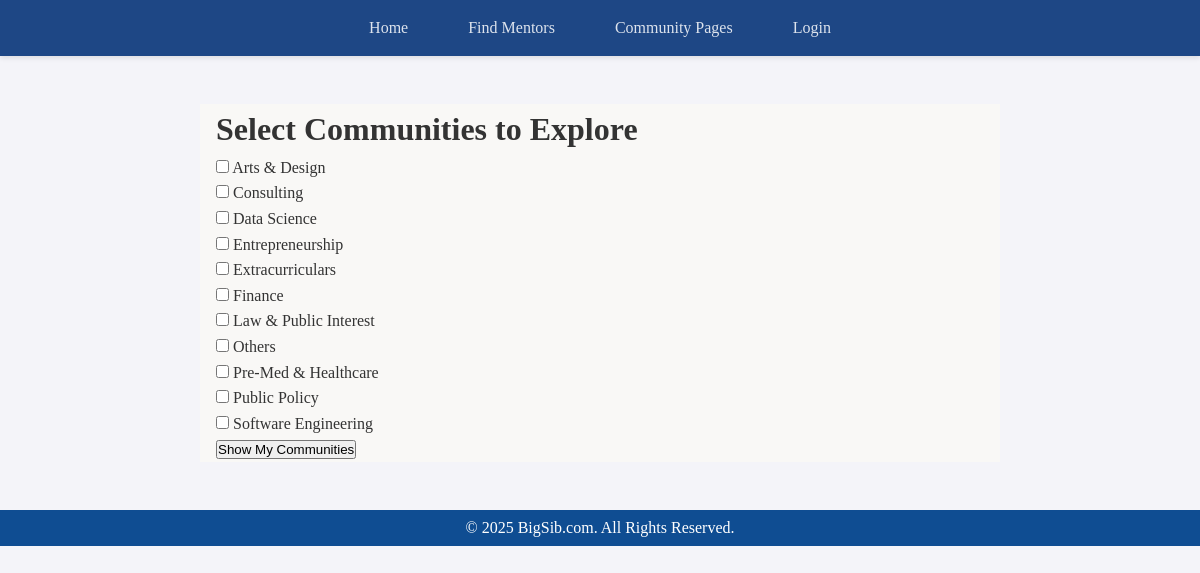
The app's page /community/communities with its own data.
### tables this page shows
CREATE TABLE Communities (
    community_id   INTEGER PRIMARY KEY AUTOINCREMENT,
    name           TEXT NOT NULL,
    description    TEXT
);

### community.py (the view, shortened to what this page needs)
@community_bp.route("/communities", methods=["GET", "POST"])
def list_communities():
    profile_id = get_user_id_by_cas_username(session.get("CAS_USERNAME"))
    now = datetime.now()
    with closing(get_db_connection()) as conn:
        cur = conn.cursor()
        cur.execute(
            "SELECT community_id, name, description "
            "FROM Communities ORDER BY name"
        )
        all_list = cur.fetchall()
    return render_template(
        "community_list.html",
        communities=all_list,
        profile_id=profile_id,
        now=now
    )

### community.py (called while the page is built, shortened)
def get_db_connection():
    conn = sqlite3.connect(DATABASE_PATH)
    conn.row_factory = sqlite3.Row
    return conn

def get_user_id_by_cas_username(cas_username):
    if not cas_username:
        return None

### homeserver.py (called while the page is built)
@app.context_processor
def inject_profile_id():
    return {'user_id': session.get('user_id')}

### templates/community_list.html (shortened to what this page needs)
<!DOCTYPE html>
<html lang="en">
<head>
  <link rel="stylesheet" href="{{ url_for('static', filename='styles.css') }}">
</head>
<body class="community_view">
  <nav class="navbar">
    <div class="navbar-container">
      <div class="navbar-links">
        <a href="{{ url_for('home') }}" {% if request.path == url_for('home') %}class="active"{% endif %}>Home</a>
        <a href="{{ url_for('mentors') }}" {% if request.path == url_for('mentors') %}class="active"{% endif %}>Find Mentors</a>
        <a href="{{ url_for('community_bp.list_communities') }}">Community Pages</a>
        {% if session.get('user_id') %}
          <a href="{{ url_for('profile_view', user_id=session.get('user_id')) }}" {% if request.path.startswith('/profile') %}class="active"{% endif %}>My Profile</a>
          <div class="dropdown">
            <span class="dropdown-toggle">Profiles</span>
            <div class="dropdown-content">
              <a href="{{ url_for('switch_profile') }}">Switch Profile</a>
              <a href="{{ url_for('new_profile') }}">Create New Profile</a>
              <a href="{{ url_for('logout') }}">Logout</a>
            </div>
          </div>
        {% else %}
          <a href="{{ url_for('login') }}">Login</a>
        {% endif %}
      </div>
    </div>
  </nav>
  <main>
    {% if selected_ids is defined %}
      <h1>Your Selected Communities</h1>
      <ul>
        {% for c in communities %}
          <li>
            <h2>{{ c.name }}</h2>
            <p>{{ c.description }}</p>
            <a class="btn" href="{{ url_for('community_bp.view_community', community_id=c.community_id) }}">
              View Posts
            </a>
          </li>
        {% endfor %}
      </ul>
      <a class="btn" href="{{ url_for('community_bp.list_communities') }}">← Back to Selection</a>
    {% else %}
      <h1>Select Communities to Explore</h1>
      <form method="post">
        {% for c in communities %}
          <div>
            <label>
              <input type="checkbox" name="community_ids" value="{{ c.community_id }}">
              {{ c.name }}
            </label>
          </div>
        {% endfor %}
        <button type="submit" class="btn">Show My Communities</button>
      </form>
    {% endif %}
  </main>
  <footer>
    © {{ now.year if now is defined else '2025' }} BigSib.com. All Rights Reserved.
  </footer>
</body>
</html>

### static/styles.css (style rules this page uses)
* { margin: 0; padding: 0; box-sizing: border-box; }
body { font-family: 'Merriweather', Georgia, serif; background-color: #fff; color: #333; line-height:1.6; }
nav { background-color: #0F4D92; display: flex; justify-content: center; padding: 10px 0; }
nav a { color: #fff; text-decoration: none; margin: 0 15px; font-size: 1.1em; transition: color 0.3s ease; }
footer { background-color: #0F4D92; color: #fff; text-align: center; padding: 5px; margin-top: 40px; }
body { font-family: 'Merriweather', Georgia, serif; background-color: #f4f4f9; color: #333; line-height: 1.6; }
.navbar { background-color: #1e4785; padding: 10px 0; box-shadow: 0 2px 5px rgba(0, 0, 0, 0.1); }
.navbar-container { display: flex; justify-content: space-between; align-items: center; max-width: 1200px; margin: 0 auto; padding: 0 20px; }
.navbar-links { display: flex; align-items: center; gap: 30px; }
.navbar-links a { color: rgba(255, 255, 255, 0.85); text-decoration: none; font-size: 16px; font-weight: 500; transition: all 0.2s; padding: 5px 0; position: relative; }
body.community_view main { max-width: 800px; margin: 3rem auto; padding: 0 1rem; font-family: Georgia, serif; background: #f9f8f6; }

### records on screen
Communities: name "Arts & Design"
Communities: name "Consulting"
Communities: name "Data Science"
Communities: name "Entrepreneurship"
Communities: name "Extracurriculars"
Communities: name "Finance"
Communities: name "Law & Public Interest"
Communities: name "Others"
Communities: name "Pre‑Med & Healthcare"
Communities: name "Public Policy"
Communities: name "Software Engineering"
